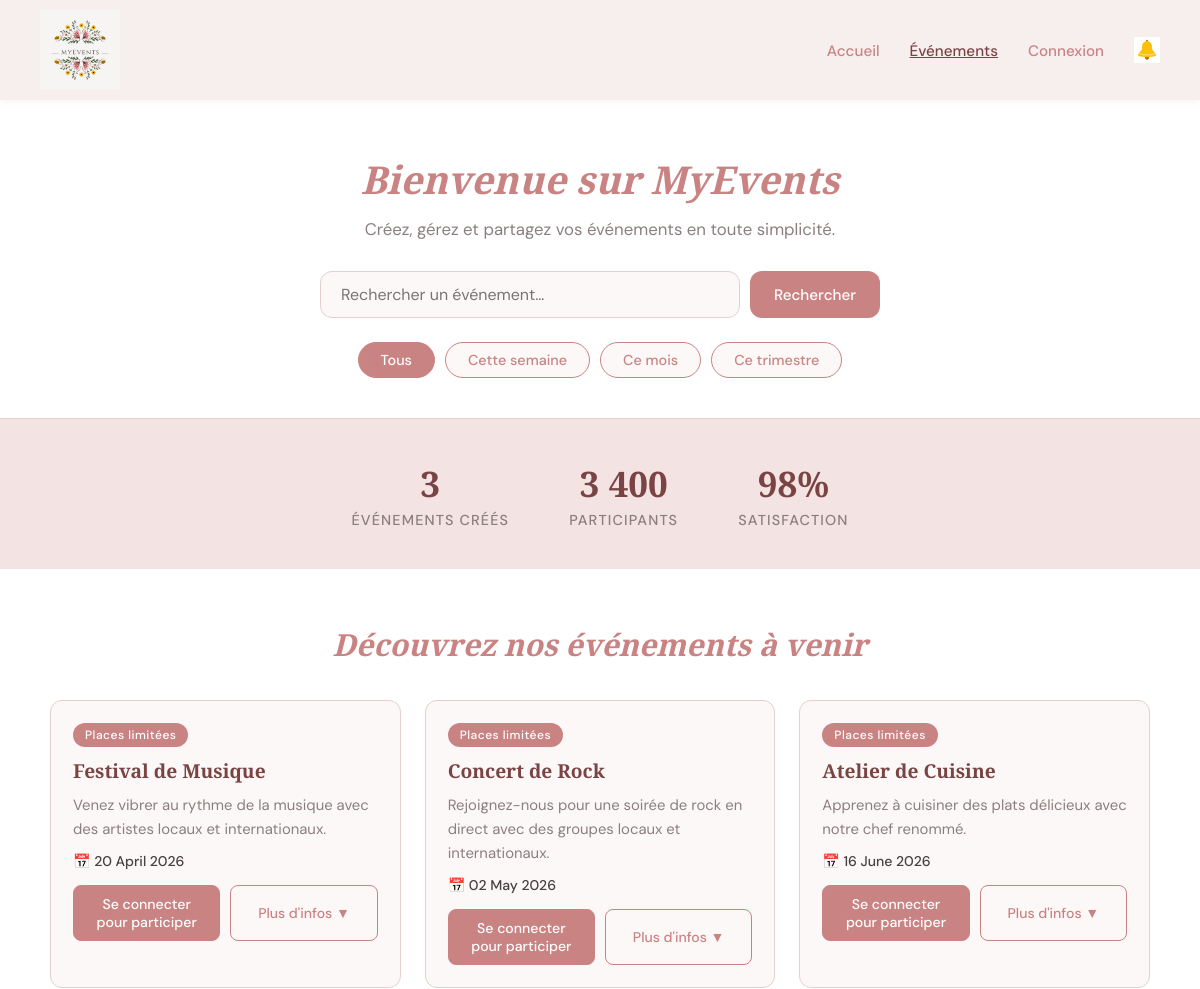
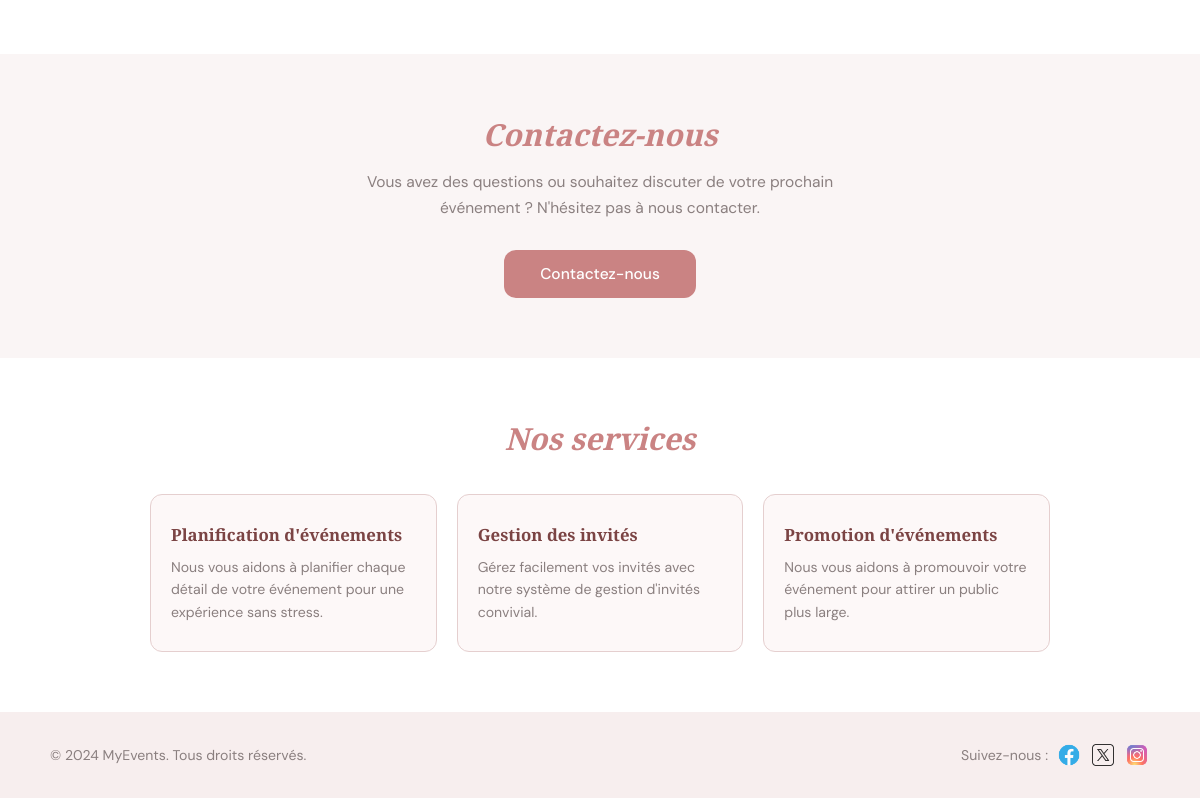
Screenshot of /evenements.php with the database file from the repository (2 pictures, top to bottom).
### tables this page shows
CREATE TABLE evenements (
  id                  INT AUTO_INCREMENT PRIMARY KEY,
  titre               VARCHAR(150) NOT NULL,
  description         TEXT         DEFAULT NULL,
  `date`              DATE         NOT NULL,
  horaire             VARCHAR(50)  DEFAULT NULL,    
  lieu                VARCHAR(150) DEFAULT NULL,
  prix                DECIMAL(6,2) NOT NULL DEFAULT 0,
  places_disponibles  INT          DEFAULT NULL,
  periode             ENUM('semaine','mois','trimestre') NOT NULL DEFAULT 'mois',
  created_at          TIMESTAMP DEFAULT CURRENT_TIMESTAMP
);

### evenements.php (the view, shortened to what this page needs)
<?php
require_once __DIR__ . "/backend/config/db.php";
$stmt = $pdo->prepare("SELECT * FROM evenements ORDER BY `date` ASC");
$stmt->execute();
$evenements = $stmt->fetchAll();
?>
<!DOCTYPE html>
<html lang="fr">
<head>
  <link rel="stylesheet" href="style.css">
</head>
<body class="evenements-page">
  <nav class="navbar">
    <div class="logo">
      <img src="images/logo.png" alt="MyEvents"
           onerror="this.style.display='none'; this.nextElementSibling.style.display='block'">
    </div>
    <div class="nav-links" id="navLinks">
      <ul>
        <li><a href="accueil.php">Accueil</a></li>
        <li><a href="evenements.php" class="active">Événements</a></li>
        <?php if (isset($_SESSION['user_id'])): ?>
          <li><a href="dashboard.php">👤 <?= htmlspecialchars($_SESSION['nom']) ?></a></li>
        <?php else: ?>
          <li><a href="connexion.php">Connexion</a></li>
        <?php endif; ?>
        <li><a href="notification.php">
          <img src="images/notification.gif" alt="Notifications" onerror="this.outerHTML='🔔'">
        </a></li>
      </ul>
    </div>
  </nav>
  <section class="hero">
    <h1>Bienvenue sur MyEvents</h1>
    <p>Créez, gérez et partagez vos événements en toute simplicité.</p>
    <div class="input-group">
      <input type="text" id="searchInput" placeholder="Rechercher un événement…">
      <button onclick="rechercherEvenement()">Rechercher</button>
    </div>
    <div class="categorie">
      <button class="active" onclick="filtrerCategorie(this, 'tous')">Tous</button>
      <button onclick="filtrerCategorie(this, 'semaine')">Cette semaine</button>
      <button onclick="filtrerCategorie(this, 'mois')">Ce mois</button>
      <button onclick="filtrerCategorie(this, 'trimestre')">Ce trimestre</button>
    </div>
  </section>
  <section class="nos-chiffres">
    <div class="chiffre">
      <h2><?= count($evenements) ?></h2>
      <p>Événements créés</p>
    </div>
    <div class="chiffre">
      <h2>3 400</h2>
      <p>Participants</p>
    </div>
    <div class="chiffre">
      <h2>98%</h2>
      <p>Satisfaction</p>
    </div>
  </section>
  <section class="cards">
    <h2>Découvrez nos événements à venir</h2>
    <?php if (empty($evenements)): ?>
      <p style="color:var(--text-light);">Aucun événement pour le moment. Revenez bientôt !</p>
    <?php else: ?>
    <div class="card-grid" id="cardGrid">
      <?php foreach ($evenements as $e): ?>
      <div class="evenement-item" data-periode="<?= htmlspecialchars($e['periode']) ?>">
        <span class="badge">Places limitées</span>
        <h3><?= htmlspecialchars($e['titre']) ?></h3>
        <p><?= htmlspecialchars($e['description']) ?></p>
        <div class="date">📅 <?= (new DateTime($e['date']))->format('d F Y') ?></div>
        <div class="btn-groupe">
          <?php if (isset($_SESSION['user_id'])): ?>
            <form action="backend/config/participer.php" method="POST" style="flex:1;">
              <input type="hidden" name="event_id" value="<?= (int) $e['id'] ?>">
              <button type="submit" class="btn-participer" style="width:100%;">Participer</button>
            </form>
          <?php else: ?>
            <a href="connexion.php" class="btn-participer" style="flex:1;text-align:center;text-decoration:none;">
              Se connecter pour participer
            </a>
          <?php endif; ?>
          <button class="btn-info" type="button" onclick="toggleDetails(this)">Plus d'infos ▼</button>
        </div>
      </div>
      <?php endforeach; ?>
    </div>
    <?php endif; ?>
  </section>
  <section class="contact">
    <h2>Contactez-nous</h2>
    <p>Vous avez des questions ou souhaitez discuter de votre prochain événement ?
       N'hésitez pas à nous contacter.</p>
    <button class="btn-contact">Contactez-nous</button>
  </section>
  <section class="nos-services">
    <h2>Nos services</h2>
    <div class="services-grid">
      <div class="service-item">
        <h3>Planification d'événements</h3>
        <p>Nous vous aidons à planifier chaque détail de votre événement pour une expérience sans stress.</p>
      </div>
      <div class="service-item">
        <h3>Gestion des invités</h3>
        <p>Gérez facilement vos invités avec notre système de gestion d'invités convivial.</p>
      </div>
      <div class="service-item">
        <h3>Promotion d'événements</h3>
        <p>Nous vous aidons à promouvoir votre événement pour attirer un public plus large.</p>
      </div>
    </div>
  </section>
  <footer class="footer">
    <p>© 2024 MyEvents. Tous droits réservés.</p>
    <div class="footer-social">
      <span>Suivez-nous :</span>
      <a href="https://www.facebook.com/myevents" target="_blank" rel="noopener">
        <img src="images/fb.png" alt="Facebook" onerror="this.style.display='none'">
      </a>
      <a href="https://www.twitter.com/myevents" target="_blank" rel="noopener">
        <img src="images/twitter.png" alt="Twitter" onerror="this.style.display='none'">
      </a>
      <a href="https://www.instagram.com/myevents" target="_blank" rel="noopener">
        <img src="images/inst.png" alt="Instagram" onerror="this.style.display='none'">
      </a>
    </div>
  </footer>
</body>
</html>

### rows the page displays
evenements: titre "Festival de Musique", description "Venez vibrer au rythme de la musique avec des artistes locaux et internationaux.", date "20 April 2026"
evenements: titre "Concert de Rock", description "Rejoignez-nous pour une soirée de rock en direct avec des groupes locaux et internationaux.", date "02 May 2026"
evenements: titre "Atelier de Cuisine", description "Apprenez à cuisiner des plats délicieux avec notre chef renommé.", date "16 June 2026"

### other values shown
count($evenements) "3"
